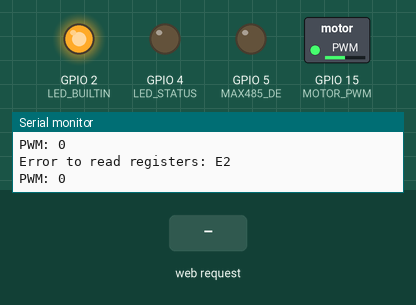
A program run on a simulated ESP32. Shown: switched loads named in the program (green lamp = pin HIGH), output pins drawn as LEDs (lit = HIGH), the last lines printed to the serial monitor. The inputs (shaded band) are chosen by the test bench.

Above: at 9.8 s.
9.9 s: HTTP request GET /PWM received
At 13.4 s:
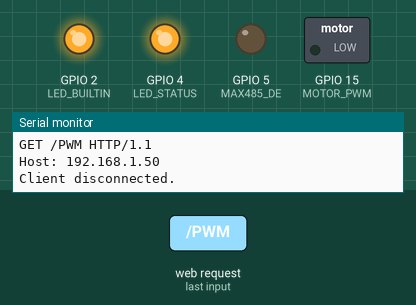
At 15.7 s:
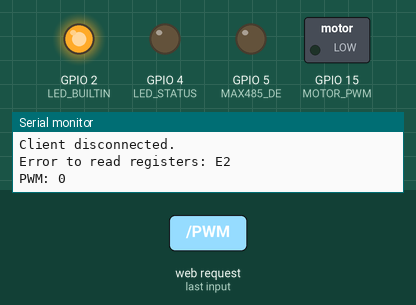
18.5 s: HTTP request GET /-p received
At 20.7 s:
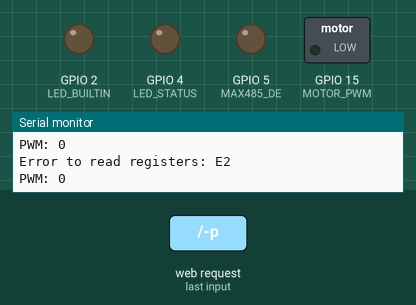
Timing chart, 0 to 28.6 s (numbered marks = the images above; inputs shaded):
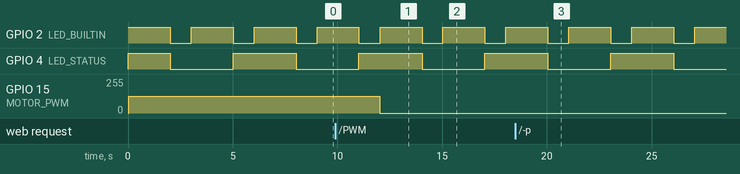

Measured:
- after the input at 9.9 s, GPIO 15 (MOTOR_PWM): 127/255 → 0/255 after 2.1 s
- by itself, GPIO 2 (LED_BUILTIN): alternates HIGH for 2.0 s and LOW for 1.0 s

The program:

main.cpp
```cpp
/**
 ******************************************************************************
 * @file    main.cpp
 * @author  Professor Kleber Lima da Silva <kleber.lima@sp.senai.br
 * @version V0.1.0
 * @date    15-Jan-2021
 * @brief   Code for PWM Modbus Interface.
 ******************************************************************************
 */

/* Includes -----------------------------------------------------------------*/
#include <Arduino.h>
#include <ModbusMaster.h>
#include <WiFi.h>

/* Defines ------------------------------------------------------------------*/
#define MOTOR_CHANNEL   0   /* Motor PWM Channel */
#define ENABLE_MODBUS   1   /* 1 to enable Modbus */
#define ENABLE_PWM      1   /* 1 to enable PWM output */
#define CLP_ID          3   /* CLP slave Modbus ID */

const char* SSID = "ESP32_ESTEIRA";
const char* PASS = "esp32Senai";

/* Macros -------------------------------------------------------------------*/
#define PWM_OUTPUT(DUTY_CYCLE)  ( ledcWrite(MOTOR_CHANNEL, (uint32_t)(DUTY_CYCLE * 255) / 100) )

/* Pin numbers --------------------------------------------------------------*/
const int MOTOR_PWM = 15;   /* Motor PWM Pin */
const int LED_STATUS = 4;   /* LED Status Pin */
const int MAX485_DE = 5;    /* MAX485 DE Pin */

/* Private variables --------------------------------------------------------*/
ModbusMaster clpSlave;
WiFiServer server(80);
String header;
String pwmValueString = String(50);
int pwmValue = 50;

/* Modbus RS485 Callbacks ---------------------------------------------------*/
void RS485_TxCallback()
{
    digitalWrite(MAX485_DE, HIGH);
}

void RS485_RxCallback()
{
    digitalWrite(MAX485_DE, LOW);
}

/* Setup --------------------------------------------------------------------*/
void setup()
{
    /* Pins initializations */
    pinMode(LED_BUILTIN, OUTPUT);
    pinMode(LED_STATUS, OUTPUT);
    pinMode(MOTOR_PWM, OUTPUT);
    pinMode(MAX485_DE, OUTPUT);
    digitalWrite(LED_BUILTIN, HIGH);
    digitalWrite(LED_STATUS, HIGH);
    digitalWrite(MOTOR_PWM, LOW);
    digitalWrite(MAX485_DE, LOW);

    /* Serial debug initialization */
    Serial.begin(9600);
    while (!Serial);
    Serial.println("PWM Modbus - ESP32 | SENAI 9.14");

    /* Connect to Wi-Fi network with SSID and password */
    Serial.print("Setting AP (Access Point)…");
    WiFi.softAP(SSID, PASS);
    IPAddress IP = WiFi.softAPIP();
    Serial.print("AP IP address: ");
    Serial.println(IP);
    server.begin();

    /* Start the Modbus RTU master */
#if ENABLE_MODBUS == 1
    Serial2.begin(9600);
    while (!Serial2);

    /* Modbus slave ID */
    clpSlave.begin(CLP_ID, Serial2);

    /* Interface driver callbacks */
    clpSlave.preTransmission(RS485_TxCallback);
    clpSlave.postTransmission(RS485_RxCallback);
#endif

    /* Configure and start the PWM */
    ledcSetup(MOTOR_CHANNEL, 100, 8);
    ledcAttachPin(MOTOR_PWM, MOTOR_CHANNEL);
    ledcWrite(MOTOR_CHANNEL, 0);
    PWM_OUTPUT(pwmValue);

    /* End of initializations */
    digitalWrite(LED_BUILTIN, LOW);
}

/* Main Loop ----------------------------------------------------------------*/
void loop()
{
    uint8_t modbus_result;
    uint8_t pwm = 0;

    /* Read Modbus PWM register (%MW100) */
#if ENABLE_MODBUS == 1
    digitalWrite(LED_BUILTIN, HIGH);
    modbus_result = clpSlave.readHoldingRegisters(100, 1);
    if (modbus_result == clpSlave.ku8MBSuccess)
    {
        pwm = clpSlave.getResponseBuffer(0);
    }
    else
    {
        Serial.print("Error to read registers: ");
        Serial.println(modbus_result, HEX);
    }
    digitalWrite(LED_BUILTIN, LOW);
#endif

    /* Motor speed control */
#if ENABLE_PWM == 1
    //PWM_OUTPUT(100);//PWM_OUTPUT(pwm);

    Serial.print("PWM: ");
    Serial.println(pwm);
#endif

    /* STATUS LED blink */
    digitalWrite(LED_STATUS, !digitalRead(LED_STATUS));

    /* Main loop interval */
    delay(1000);


    /* WEB-SERVER */
    WiFiClient client = server.available();

    if (client)
    {                                  // If a new client connects,
        Serial.println("New Client."); // print a message out in the serial port
        String currentLine = "";       // make a String to hold incoming data from the client
        while (client.connected())
        { // loop while the client's connected
            if (client.available())
            {                           // if there's bytes to read from the client,
                char c = client.read(); // read a byte, then
                Serial.write(c);        // print it out the serial monitor
                header += c;
                if (c == '\n')
                { // if the byte is a newline character
                    // if the current line is blank, you got two newline characters in a row.
                    // that's the end of the client HTTP request, so send a response:
                    if (currentLine.length() == 0)
                    {
                        // HTTP headers always start with a response code (e.g. HTTP/1.1 200 OK)
                        // and a content-type so the client knows what's coming, then a blank line:
                        client.println("HTTP/1.1 200 OK");
                        client.println("Content-type:text/html");
                        client.println("Connection: close");
                        client.println();

                        if(header.indexOf("GET /-p") >=0 ) pwmValue -= 10;
                        else if(header.indexOf("GET /+p") >=0) pwmValue += 10;
                        else if(header.indexOf("GET /PWM") >=0) pwmValue = (pwmValue > 0 ? 0 : 50);

                        if(pwmValue > 100) pwmValue = 100;
                        else if(pwmValue < 0) pwmValue = 0;

                        PWM_OUTPUT(pwmValue);
                        pwmValueString = String(pwmValue);

                        // Display the HTML web page
                        client.println("<!DOCTYPE html><html>");
                        client.println("<head><meta name=\"viewport\" content=\"width=device-width, initial-scale=1\">");
                        client.println("<link rel=\"icon\" href=\"data:,\">");
                        // CSS to style the on/off buttons
                        client.println("<style>html { font-family: Helvetica; display: inline-block; margin: 0px auto; text-align: center;}");
                        client.println(".button { background-color: #4CAF50; border: none; color: white; padding: 16px 40px;");
                        client.println("text-decoration: none; font-size: 30px; margin: 2px; cursor: pointer;}</style></head>");

                        // Web Page Heading
                        client.println("<body><h1>ESP32 PWM Web Server</h1>");
                        client.println("<br>");

                        client.println("<p><a href=\"/+p\"><button class=\"button\">+</button></a></p>");
                        client.println("<p><a href=\"/PWM\"><button class=\"button\">PWM(" + pwmValueString + ")</button></a></p>");
                        client.println("<p><a href=\"/-p\"><button class=\"button\">-</button></a></p>");

                        client.println("<br>");
                        client.println("</body></html>");

                        // The HTTP response ends with another blank line
                        client.println();
                        // Break out of the while loop
                        break;
                    }
                    else
                    { // if you got a newline, then clear currentLine
                        currentLine = "";
                    }
                }
                else if (c != '\r')
                {                     // if you got anything else but a carriage return character,
                    currentLine += c; // add it to the end of the currentLine
                }
            }
        }
        // Clear the header variable
        header = "";
        // Close the connection
        client.stop();
        Serial.println("Client disconnected.");
        Serial.println("");
    }
}
```
